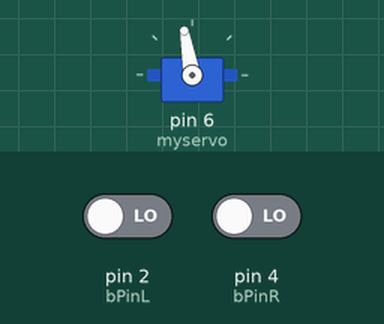
The sketch below on a simulated Arduino Uno, built with avr-gcc and run on an emulated ATmega328P. Shown: servo. Inputs (shaded band) come from the test bench; at power-on: pin 2 (bPinL) LOW, pin 4 (bPinR) LOW. What the sketch prints to the serial monitor is not drawn.

Above: at 1.2 s.
1.3 s: pin 2 (bPinL) driven HIGH
At 3.0 s:
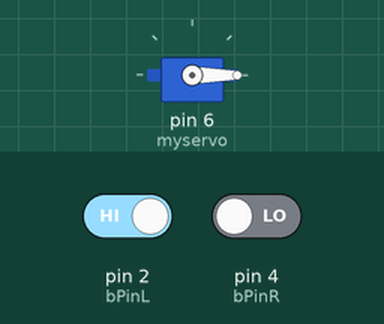
3.8 s: pin 4 (bPinR) driven HIGH
At 4.3 s:
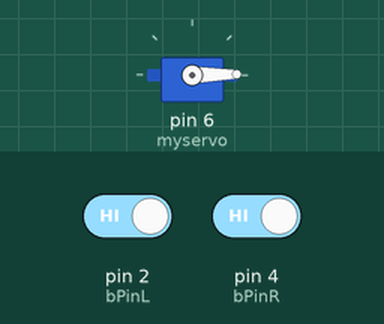
5.3 s: pin 2 (bPinL) driven LOW
At 5.76 s:
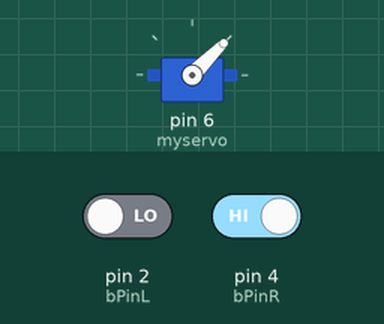
Timing chart, 0 to 8.3 s (numbered marks = the images above; inputs shaded):
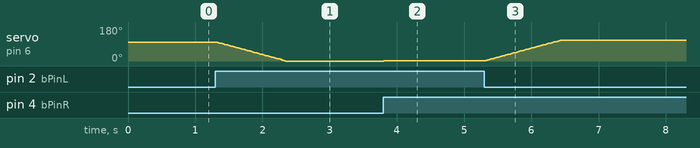

Measured:
- after the input at 1.3 s, servo on pin 6 (myservo): moves from 100° to 0° over 1.0 s, starting at once
- after the input at 3.8 s, servo on pin 6 (myservo): 0° → 1° at once
- after the input at 5.3 s, servo on pin 6 (myservo): moves from 1° to 110° over 1.1 s, starting at once

The sketch:

clawtest.ino
```cpp
#include <Servo.h>

Servo myservo;  // create servo object to control a servo
// twelve servo objects can be created on most boards

int pos = 100;    // variable to store the servo position
const int bPinL = 2;
const int bPinR = 4;
int left = 0;
int right = 0;


void setup() {
  Serial.begin(9600);
  myservo.attach(6);  // attaches the servo on pin 6 to the servo object
  myservo.write(pos);
  pinMode(bPinL, INPUT);
  pinMode(bPinR, INPUT);

}

void loop() {
  Serial.println(pos);
  left = digitalRead(bPinL);
  right = digitalRead(bPinR);
  Serial.println(left);
  Serial.println(right);

  if (pos >= 110) {
    pos = 109;
  }
  if (pos <= 0) {
    pos = 1;
  }

  if (left && pos >= 0 && pos <= 110) {
    pos -= 1;
      myservo.write(pos);              // tell servo to go to position in variable 'pos'
  }

  if (right && pos >= 0 && pos <= 110) {
    pos += 1;
    myservo.write(pos);              // tell servo to go to position in variable 'pos'
  }

 /*
  if (digitalRead(bPinL) == HIGH && pos > 0 && pos < 110) {
    pos -= 1;
    for (pos = 0; pos <= 110; pos += 1) { // goes from 0 degrees to 110 degrees
      myservo.write(pos);              // tell servo to go to position in variable 'pos'
      delay(15);                       // waits 15ms for the servo to reach the position
     }
  }

  if (digitalRead(bPinR) == HIGH && pos > 0 && pos < 110) {
    pos -= 1;
    for (pos = 180; pos >= 0; pos -= 1) { // goes from 180 degrees to 0 degrees
      myservo.write(pos);              // tell servo to go to position in variable 'pos'
      delay(15);                       // waits 15ms for the servo to reach the position
    }
  }
  */
}
```
